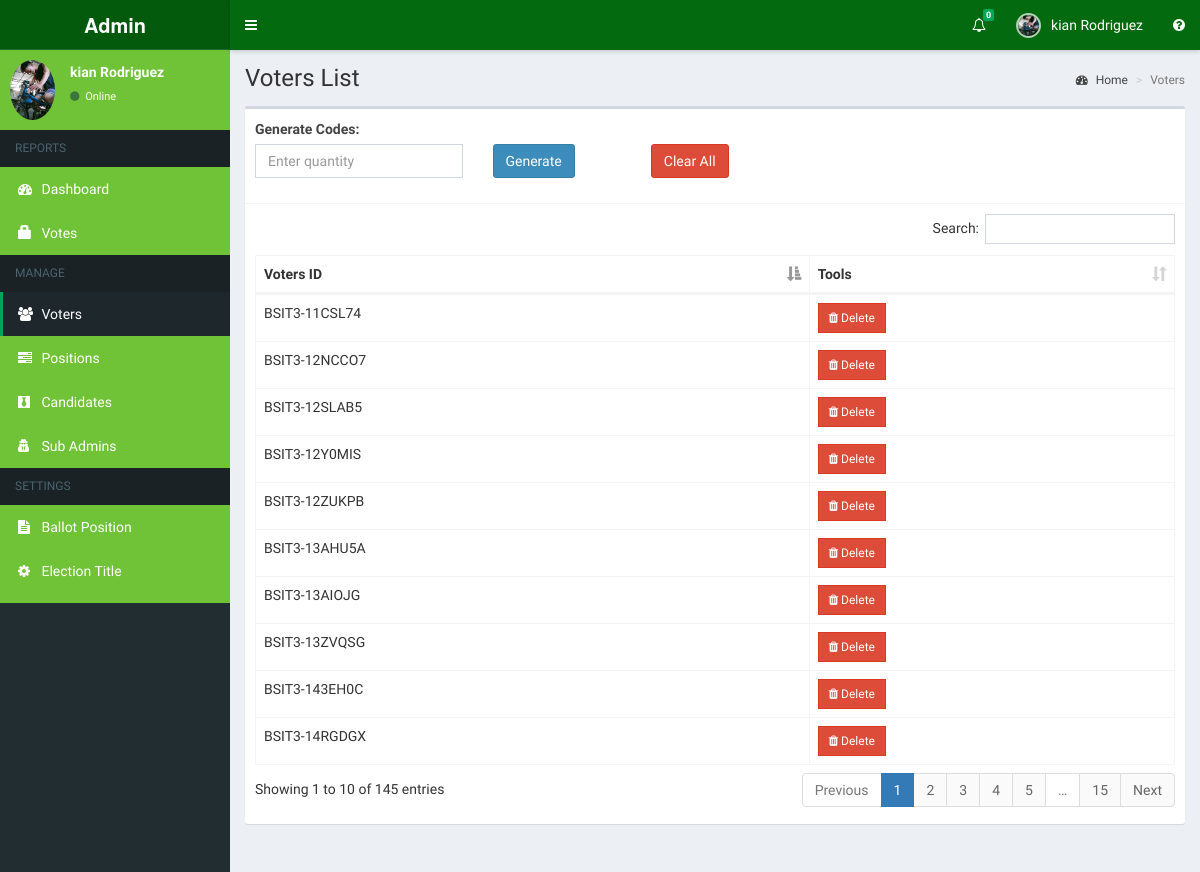
Screenshot of /admin/voters.php (signed in) with the database file from the repository.
### tables this page shows
CREATE TABLE `voters` (
  `id` int(11) NOT NULL,
  `election_id` int(11) NOT NULL,
  `voters_id` varchar(15) NOT NULL,
  `generation_batch` int(11) NOT NULL DEFAULT 1,
  `prefix` varchar(10) NOT NULL DEFAULT ''
);

### admin/includes/session.php (called while the page is built, shortened)
<?php
	include 'includes/conn.php';
	if(!isset($_SESSION['admin']) || empty($_SESSION['admin'])) {
		header('location: index.php');
		exit();
	}
	 else {
		$sql = "SELECT * FROM admin WHERE id = '".$_SESSION['admin']."'";
		$query = $conn->query($sql);
		$user = $query->fetch_assoc();
	}
?>

### admin/voters.php (the view, shortened to what this page needs)
<?php
    include 'includes/session.php';
?>
<?php include 'includes/header.php'; ?>
<body class="hold-transition skin-green sidebar-mini">
<div class="wrapper">
  <?php include 'includes/navbar.php'; ?>
  <?php include 'includes/menubar.php'; ?>
  <div class="content-wrapper">
    <section class="content-header">
      <h1>
        Voters List
      </h1>
      <ol class="breadcrumb">
        <li><a href="#"><i class="fa fa-dashboard"></i> Home</a></li>
        <li class="active">Voters</li>
      </ol>
    </section>
    <section class="content">
      <div class="row">
        <div class="col-xs-12">
          <div class="box">
            <div class="box-header with-border">
              <form action="" method="post" id="generateForm">
                <div class="row">
                  <div class="col-md-3">
                    <div class="form-group">
                      <label>Generate Codes:</label>
                      <input type="number" name="quantity" class="form-control" placeholder="Enter quantity">
                    </div>
                  </div>
                  <div class="col-md-2">
                    <div class="form-group">
                      <button type="submit" name="generate" class="btn btn-primary" style="margin-top: 25px;">Generate</button>
                    </div>
                  </div>
                  <div class="col-md-2">
                    <div class="form-group">
                      <button type="button" id="clearAllButton" class="btn btn-danger" style="margin-top: 25px;">Clear All</button>
                    </div>
                  </div>
                </div>
              </form>
            </div>
            <div class="box-body">
              <table id="example1" class="table table-bordered">
                <thead>
                  <th>Voters ID</th>
                  <th>Tools</th>
                </thead>
                <tbody>
                  <?php
                    $sql = "SELECT * FROM voters";
                    $result = $conn->query($sql);
                    if ($result->num_rows > 0) {
                      while($row = $result->fetch_assoc()) {
                        echo "
                          <tr>
                            <td>".$row['voters_id']."</td>
                            <td>
                              <button class='btn btn-danger btn-sm delete btn-flat' data-voter='".$row['voters_id']."'><i class='fa fa-trash'></i> Delete</button>
                            </td>
                          </tr>
                        ";
                      }
                    } else {
                      echo "<tr><td colspan='2'>No voters found</td></tr>";
                    }
                  ?>
                </tbody>
              </table>
            </div>
          </div>
        </div>
      </div>
    </section>
  </div>
</div>
</body>
</html>

### admin/includes/navbar.php (shortened to what this page needs)
<header class="main-header">
  <a href="#" class="logo" style="background-color: #035a0d; color: #fff; border-bottom: 1px solid rgba(255,255,255,0.1);">
    <span class="logo-lg" style="font-weight: 700;">Admin</span>
  </a>
  <nav class="navbar navbar-static-top" style="background-color: #046a0f; box-shadow: 0 1px 5px rgba(0,0,0,0.2);">
    <a href="#" class="sidebar-toggle" data-toggle="push-menu" role="button" style="color: #fff;">
    </a>
    <div class="navbar-custom-menu">
      <ul class="nav navbar-nav">
        <li class="dropdown notifications-menu">
          <a href="#" class="dropdown-toggle" data-toggle="dropdown" style="color: #fff;">
            <i class="fa fa-bell-o"></i>
            <span class="label label-success">0</span>
          </a>
        </li>
        <li class="dropdown user user-menu">
          <a href="#" class="dropdown-toggle" data-toggle="dropdown" style="color: #fff;">
            <img src="<?php echo (!empty($user['photo'])) ? '../images/'.$user['photo'] : '../images/profile.jpg'; ?>" class="user-image" alt="User Image" style="border: 2px solid rgba(255,255,255,0.7);">
            <span class="hidden-xs"><?php echo $user['firstname'].' '.$user['lastname']; ?></span>
          </a>
        </li>
        <li>
          <a href="#" data-toggle="control-sidebar" style="color: #fff;"><i class="fa fa-question-circle"></i></a>
        </li>
      </ul>
    </div>
  </nav>
</header>

### admin/includes/menubar.php (shortened to what this page needs)
<aside class="main-sidebar">
  <section class="sidebar" style="background-color: #70C237; color: #fff;">
    <div class="user-panel">
      <div class="pull-left image">
        <img src="<?php echo (!empty($user['photo'])) ? '../images/'.$user['photo'] : '../images/profile.jpg'; ?>" class="img-circle" alt="User Image">
      </div>
      <div class="pull-left info">
        <p><?php echo $user['firstname'].' '.$user['lastname']; ?></p>
        <a><i class="fa fa-circle text-success"></i> Online</a>
      </div>
    </div>
    <ul class="sidebar-menu" data-widget="tree">
      <li class="header">REPORTS</li>
      <li class=""><a href="home.php" style="color: #fff;"><i class="fa fa-dashboard"></i> <span>Dashboard</span></a></li>
      <li class=""><a href="votes.php" style="color: #fff;"><span class="glyphicon glyphicon-lock"></span> <span>Votes</span></a></li>
      <li class="header">MANAGE</li>
      <li class=""><a href="voters.php" style="color: #fff;"><i class="fa fa-users"></i> <span>Voters</span></a></li>
      <li class=""><a href="positions.php" style="color: #fff;"><i class="fa fa-tasks"></i> <span>Positions</span></a></li>
      <li class=""><a href="candidates.php" style="color: #fff;"><i class="fa fa-black-tie"></i> <span>Candidates</span></a></li>
      <li class=""><a href="sub_admins.php" style="color: #fff;"><i class="fa fa-user-secret"></i> <span>Sub Admins</span></a></li>
      <li class="header">SETTINGS</li>
      <li class=""><a href="ballot.php" style="color: #fff;"><i class="fa fa-file-text"></i> <span>Ballot Position</span></a></li>
      <li class=""><a href="#config" data-toggle="modal" style="color: #fff;"><i class="fa fa-cog"></i> <span>Election Title</span></a></li>
    </ul>
  </section>
</aside>

### rows the page displays
voters: voters "BSIT3-143EH0C"
voters: voters "BSIT3-12NCCO7"
voters: voters "BSIT3-11CSL74"
voters: voters "BSIT3-13AHU5A"
voters: voters "BSIT3-13ZVQSG"
voters: voters "BSIT3-13AIOJG"
voters: voters "BSIT3-14RGDGX"
voters: voters "BSIT3-12Y0MIS"
voters: voters "BSIT3-12ZUKPB"
voters: voters "BSIT3-12SLAB5"

### other values shown
$user['firstname'] "kian"
$user['lastname'] "Rodriguez"
